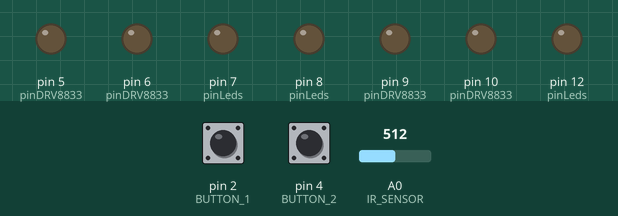
The sketch below on a simulated Arduino Uno, built with avr-gcc and run on an emulated ATmega328P. Shown: output pins drawn as LEDs (lit = HIGH). Inputs (shaded band) come from the test bench; at power-on: pin 2 (BUTTON_1) HIGH, pin 4 (BUTTON_2) HIGH, A0 (IR_SENSOR) = 512.

Above: at 3.0 s.
3.1 s: pin 2 (BUTTON_1) pulled LOW for 0.15 s
At 5.0 s:
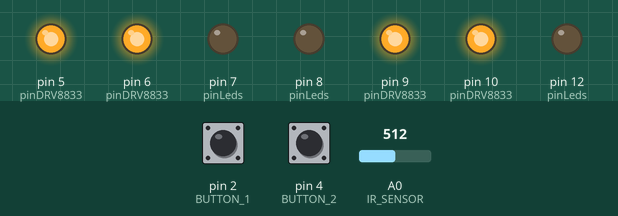
5.8 s: pin 4 (BUTTON_2) pulled LOW for 0.15 s
At 7.0 s:
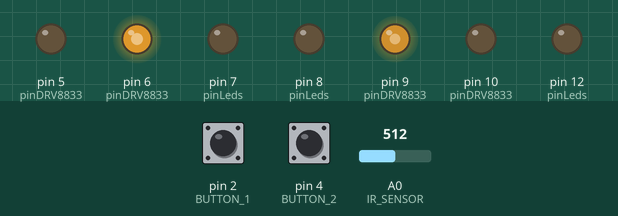
7.4 s: A0 (IR_SENSOR) set to 502
At 8.2 s:
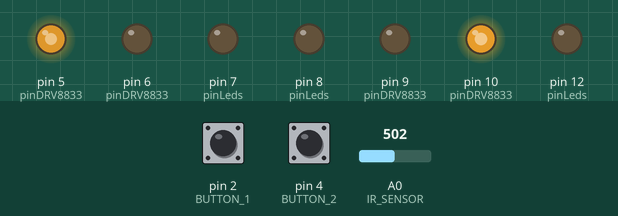
8.9 s: A0 (IR_SENSOR) set to 716
At 9.5 s:
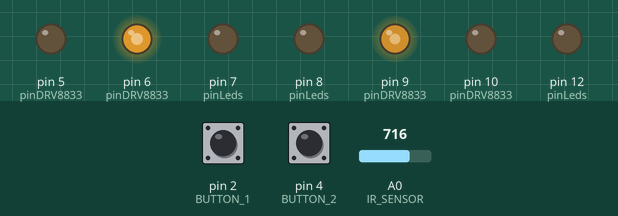
10.4 s: A0 (IR_SENSOR) set to 511
At 11.7 s:
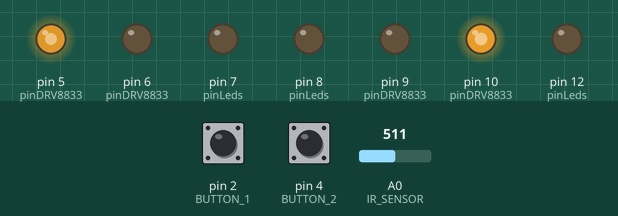
Timing chart, 0 to 12.9 s (numbered marks = the images above; inputs shaded):
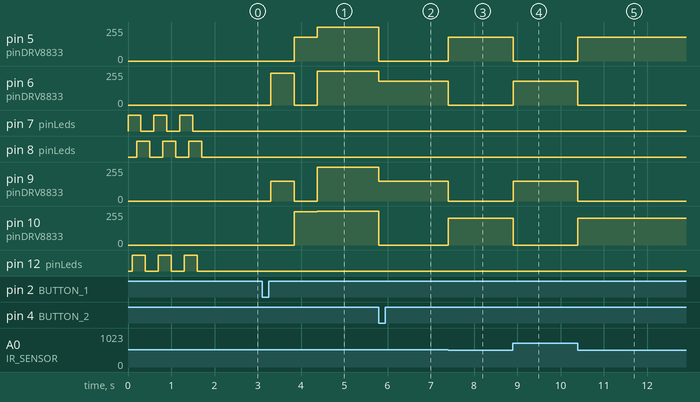

The sketch:

IRStayInBlackLine.ino
```cpp
#define BUTTON_1 2
#define BUTTON_2 4

#define NUMLED 3 // number of LEDs
#define LED1 7
#define LED2 12
#define LED3 8

int pinLeds[NUMLED] = {LED1, LED2, LED3};

bool calibrated = false;

#define IR_SENSOR A0

#define IN1 9 // right motor
#define IN2 10 // right motor
#define IN3 6 // left motor
#define IN4 5 // left motor

int minValue = 1000;
int maxValue = -1;
int edgeValue;

bool running = false;

void setup() {
//  Serial.begin(115200);

  for (int i = 0 ; i < NUMLED; i++) {
    pinMode(pinLeds[i], OUTPUT);
  }

  pinMode(IR_SENSOR, INPUT);
  pinMode(BUTTON_1, INPUT_PULLUP);
  pinMode(BUTTON_2, INPUT_PULLUP);

  initDRV8833();

  doLightAnimation();
}

void loop() {
  int sensorReading = analogRead(IR_SENSOR);
/*
  Serial.print(sensorReading);
  Serial.print(" | ");
  Serial.print(edgeValue);
  Serial.println();
*/
  if (!calibrated && !digitalRead(BUTTON_1)) {
    delay(200);
    autoCalibration();
  }
  if (!digitalRead(BUTTON_2) && calibrated) {
    running = true;
  }

  if (running){
    setSpeeds(150, 150);
    if (sensorReading < edgeValue) {
      setSpeeds(-150, -200);
      delay(100);
    }
  }
//  Serial.println(sensorReading < edgeValue);
}
```

animation.ino
```cpp
void doLightAnimation() {
  for (int i = 0; i < NUMLED; i++) {
    for (int i = 0 ; i < NUMLED; i++) {
      digitalWrite(pinLeds[i], HIGH);
      delay(100);
    }
    for (int i = 0 ; i < NUMLED; i++) {
      digitalWrite(pinLeds[i], LOW);
      delay(100);
    }
  }
}
```

calibration.ino
```cpp
void autoCalibration() {
  setSpeeds(200, 150);
  calibration();
  setSpeeds(-150, -250);
  calibration();
  setSpeeds(0, 0);
  edgeValue = (minValue + maxValue) / 2;
  calibrated = true;
}

void calibration() {
  int value;
  for (int i = 0; i < 5000; i++) {
    value = analogRead(IR_SENSOR);
    if (value < minValue) {
      minValue = value;
    }
    if (value > maxValue) {
      maxValue = value;
    }
  }
}
```

motor.ino
```cpp
const int pinDRV8833[4] = {IN1, IN2, IN3, IN4};

void initDRV8833() {
  for (int i = 0; i < 4; i++) {
    digitalWrite(pinDRV8833[i], LOW);
    pinMode(pinDRV8833[i], OUTPUT);
  }
}

void setSpeeds(int pSpeedLeft, int pSpeedRight) {

  static const float speedCalibration = 1.2;

  int speedLeft = int(speedCalibration * pSpeedLeft);
  int speedRight = pSpeedRight;

  // right motor
  if (speedRight < 0) // Rückwärts
  {
    speedRight = abs(speedRight);
    digitalWrite(pinDRV8833[0], LOW);
    analogWrite(pinDRV8833[1], speedRight); //
  }
  else if (speedRight > 0)  //
  {
    analogWrite(pinDRV8833[0], speedRight); //
    digitalWrite(pinDRV8833[1], LOW);
  }
  else { // Stoppen mit Motorbremse
    digitalWrite(pinDRV8833[0], HIGH);
    digitalWrite(pinDRV8833[1], HIGH);
  }

  // left motor
  if (speedLeft < 0) //
  {
    speedLeft = abs(speedLeft);
    digitalWrite(pinDRV8833[2], LOW);
    analogWrite(pinDRV8833[3], speedLeft);
  }
  else if (speedLeft > 0)  //
  {
    analogWrite(pinDRV8833[2], speedLeft);
    digitalWrite(pinDRV8833[3], LOW);
  }
  else { // Stoppen mit Motorbremse
    digitalWrite(pinDRV8833[2], HIGH);
    digitalWrite(pinDRV8833[3], HIGH);
  }
}
```

Measured:
- the behaviour switches between 512 and 511 on A0 (IR_SENSOR) (found by bisection; images 2 and 3)
- after the input at 3.1 s, pin 5 (pinDRV8833): 0/255 → 180/255 after 0.74 s, → 255/255 0.54 s later; pin 6 (pinDRV8833): 0/255 → 240/255 after 0.20 s, → 0/255 0.54 s later, → 255/255 0.54 s later
- after the input at 5.8 s, pin 5 (pinDRV8833), pin 10 (pinDRV8833): 255/255 → 0/255 at once; pin 6 (pinDRV8833): 255/255 → 180/255 at once; pin 9 (pinDRV8833): 255/255 → 150/255 at once
- after the input at 7.4 s, pin 5 (pinDRV8833): 0/255 → 180/255 at once; pin 6 (pinDRV8833): 180/255 → 0/255 at once; pin 9 (pinDRV8833): 150/255 → 0/255 at once; pin 10 (pinDRV8833): 0/255 → 200/255 at once
- after the input at 8.9 s, pin 5 (pinDRV8833): 180/255 → 0/255 at once; pin 6 (pinDRV8833): 0/255 → 180/255 at once; pin 9 (pinDRV8833): 0/255 → 150/255 at once; pin 10 (pinDRV8833): 200/255 → 0/255 at once
- after the input at 10.4 s, pin 5 (pinDRV8833): 0/255 → 180/255 at once; pin 6 (pinDRV8833): 180/255 → 0/255 at once; pin 9 (pinDRV8833): 150/255 → 0/255 at once; pin 10 (pinDRV8833): 0/255 → 200/255 at once
